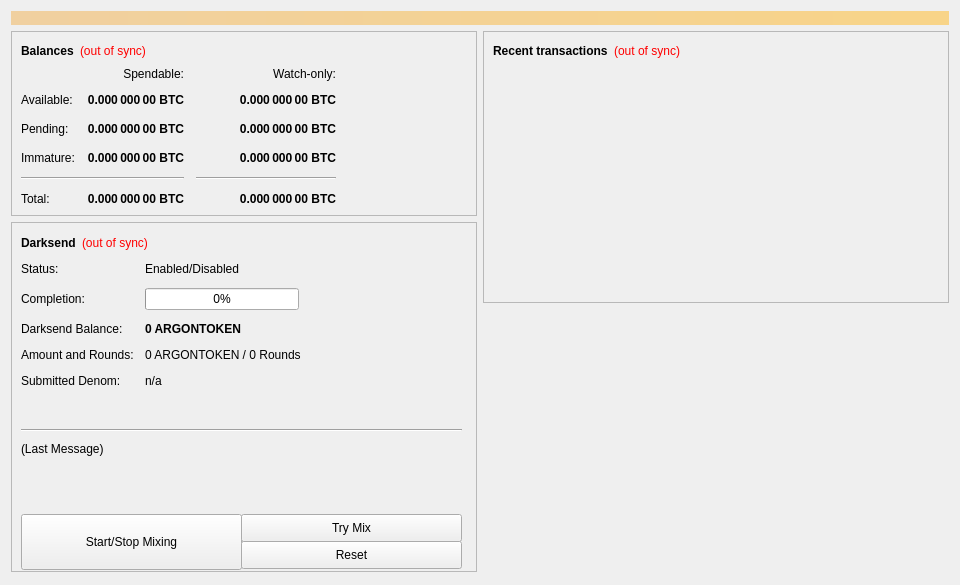
<?xml version="1.0" encoding="UTF-8"?>
<ui version="4.0">
 <class>OverviewPage</class>
 <widget class="QWidget" name="OverviewPage">
  <property name="geometry">
   <rect>
    <x>0</x>
    <y>0</y>
    <width>960</width>
    <height>585</height>
   </rect>
  </property>
  <property name="minimumSize">
   <size>
    <width>960</width>
    <height>0</height>
   </size>
  </property>
  <property name="windowTitle">
   <string>Form</string>
  </property>
  <layout class="QVBoxLayout" name="topLayout">
   <item>
    <widget class="QLabel" name="labelAlerts">
     <property name="visible">
      <bool>false</bool>
     </property>
     <property name="styleSheet">
      <string notr="true">background-color: qlineargradient(x1: 0, y1: 0, x2: 1, y2: 0, stop:0 #F0D0A0, stop:1 #F8D488); color:#000000;</string>
     </property>
     <property name="wordWrap">
      <bool>true</bool>
     </property>
     <property name="margin">
      <number>3</number>
     </property>
    </widget>
   </item>
   <item>
    <layout class="QHBoxLayout" name="horizontalLayout" stretch="1,1">
     <item>
      <layout class="QVBoxLayout" name="verticalLayout_2">
       <item>
        <widget class="QFrame" name="frame">
         <property name="frameShape">
          <enum>QFrame::StyledPanel</enum>
         </property>
         <property name="frameShadow">
          <enum>QFrame::Raised</enum>
         </property>
         <layout class="QVBoxLayout" name="verticalLayout_4">
          <item>
           <layout class="QHBoxLayout" name="horizontalLayout_4">
            <item>
             <widget class="QLabel" name="label_5">
              <property name="font">
               <font>
                <weight>75</weight>
                <bold>true</bold>
               </font>
              </property>
              <property name="text">
               <string>Balances</string>
              </property>
             </widget>
            </item>
            <item>
             <widget class="QLabel" name="labelWalletStatus">
              <property name="cursor">
               <cursorShape>WhatsThisCursor</cursorShape>
              </property>
              <property name="toolTip">
               <string>The displayed information may be out of date. Your wallet automatically synchronizes with the ArgonToken network after a connection is established, but this process has not completed yet.</string>
              </property>
              <property name="styleSheet">
               <string notr="true">QLabel { color: red; }</string>
              </property>
              <property name="text">
               <string notr="true">(out of sync)</string>
              </property>
              <property name="alignment">
               <set>Qt::AlignLeading|Qt::AlignLeft|Qt::AlignVCenter</set>
              </property>
             </widget>
            </item>
            <item>
             <spacer name="horizontalSpacer_3">
              <property name="orientation">
               <enum>Qt::Horizontal</enum>
              </property>
              <property name="sizeHint" stdset="0">
               <size>
                <width>40</width>
                <height>20</height>
               </size>
              </property>
             </spacer>
            </item>
           </layout>
          </item>
          <item>
           <layout class="QGridLayout" name="gridLayout">
            <property name="spacing">
             <number>12</number>
            </property>
            <item row="2" column="2">
             <widget class="QLabel" name="labelWatchPending">
              <property name="font">
               <font>
                <weight>75</weight>
                <bold>true</bold>
               </font>
              </property>
              <property name="cursor">
               <cursorShape>IBeamCursor</cursorShape>
              </property>
              <property name="toolTip">
               <string>Unconfirmed transactions to watch-only addresses</string>
              </property>
              <property name="text">
               <string notr="true">0.000 000 00 BTC</string>
              </property>
              <property name="alignment">
               <set>Qt::AlignRight|Qt::AlignTrailing|Qt::AlignVCenter</set>
              </property>
              <property name="textInteractionFlags">
               <set>Qt::LinksAccessibleByMouse|Qt::TextSelectableByKeyboard|Qt::TextSelectableByMouse</set>
              </property>
             </widget>
            </item>
            <item row="2" column="1">
             <widget class="QLabel" name="labelUnconfirmed">
              <property name="font">
               <font>
                <weight>75</weight>
                <bold>true</bold>
               </font>
              </property>
              <property name="cursor">
               <cursorShape>IBeamCursor</cursorShape>
              </property>
              <property name="toolTip">
               <string>Total of transactions that have yet to be confirmed, and do not yet count toward the spendable balance</string>
              </property>
              <property name="text">
               <string notr="true">0.000 000 00 BTC</string>
              </property>
              <property name="alignment">
               <set>Qt::AlignRight|Qt::AlignTrailing|Qt::AlignVCenter</set>
              </property>
              <property name="textInteractionFlags">
               <set>Qt::LinksAccessibleByMouse|Qt::TextSelectableByKeyboard|Qt::TextSelectableByMouse</set>
              </property>
             </widget>
            </item>
            <item row="3" column="2">
             <widget class="QLabel" name="labelWatchImmature">
              <property name="font">
               <font>
                <weight>75</weight>
                <bold>true</bold>
               </font>
              </property>
              <property name="cursor">
               <cursorShape>IBeamCursor</cursorShape>
              </property>
              <property name="toolTip">
               <string>Mined balance in watch-only addresses that has not yet matured</string>
              </property>
              <property name="text">
               <string notr="true">0.000 000 00 BTC</string>
              </property>
              <property name="alignment">
               <set>Qt::AlignRight|Qt::AlignTrailing|Qt::AlignVCenter</set>
              </property>
              <property name="textInteractionFlags">
               <set>Qt::LinksAccessibleByMouse|Qt::TextSelectableByKeyboard|Qt::TextSelectableByMouse</set>
              </property>
             </widget>
            </item>
            <item row="4" column="0" colspan="2">
             <widget class="Line" name="lineSpendableBalance">
              <property name="orientation">
               <enum>Qt::Horizontal</enum>
              </property>
             </widget>
            </item>
            <item row="4" column="2">
             <widget class="Line" name="lineWatchBalance">
              <property name="sizePolicy">
               <sizepolicy hsizetype="Preferred" vsizetype="Fixed">
                <horstretch>0</horstretch>
                <verstretch>0</verstretch>
               </sizepolicy>
              </property>
              <property name="minimumSize">
               <size>
                <width>140</width>
                <height>0</height>
               </size>
              </property>
              <property name="orientation">
               <enum>Qt::Horizontal</enum>
              </property>
             </widget>
            </item>
            <item row="5" column="0">
             <widget class="QLabel" name="labelTotalText">
              <property name="text">
               <string>Total:</string>
              </property>
             </widget>
            </item>
            <item row="3" column="1">
             <widget class="QLabel" name="labelImmature">
              <property name="font">
               <font>
                <weight>75</weight>
                <bold>true</bold>
               </font>
              </property>
              <property name="cursor">
               <cursorShape>IBeamCursor</cursorShape>
              </property>
              <property name="toolTip">
               <string>Mined balance that has not yet matured</string>
              </property>
              <property name="text">
               <string notr="true">0.000 000 00 BTC</string>
              </property>
              <property name="alignment">
               <set>Qt::AlignRight|Qt::AlignTrailing|Qt::AlignVCenter</set>
              </property>
              <property name="textInteractionFlags">
               <set>Qt::LinksAccessibleByMouse|Qt::TextSelectableByKeyboard|Qt::TextSelectableByMouse</set>
              </property>
             </widget>
            </item>
            <item row="2" column="3">
             <spacer name="horizontalSpacer_2">
              <property name="orientation">
               <enum>Qt::Horizontal</enum>
              </property>
              <property name="sizeHint" stdset="0">
               <size>
                <width>40</width>
                <height>20</height>
               </size>
              </property>
             </spacer>
            </item>
            <item row="3" column="0">
             <widget class="QLabel" name="labelImmatureText">
              <property name="text">
               <string>Immature:</string>
              </property>
             </widget>
            </item>
            <item row="5" column="1">
             <widget class="QLabel" name="labelTotal">
              <property name="font">
               <font>
                <weight>75</weight>
                <bold>true</bold>
               </font>
              </property>
              <property name="cursor">
               <cursorShape>IBeamCursor</cursorShape>
              </property>
              <property name="toolTip">
               <string>Your current total balance</string>
              </property>
              <property name="text">
               <string notr="true">0.000 000 00 BTC</string>
              </property>
              <property name="alignment">
               <set>Qt::AlignRight|Qt::AlignTrailing|Qt::AlignVCenter</set>
              </property>
              <property name="textInteractionFlags">
               <set>Qt::LinksAccessibleByMouse|Qt::TextSelectableByKeyboard|Qt::TextSelectableByMouse</set>
              </property>
             </widget>
            </item>
            <item row="5" column="2">
             <widget class="QLabel" name="labelWatchTotal">
              <property name="font">
               <font>
                <weight>75</weight>
                <bold>true</bold>
               </font>
              </property>
              <property name="cursor">
               <cursorShape>IBeamCursor</cursorShape>
              </property>
              <property name="toolTip">
               <string>Current total balance in watch-only addresses</string>
              </property>
              <property name="text">
               <string notr="true">0.000 000 00 BTC</string>
              </property>
              <property name="alignment">
               <set>Qt::AlignRight|Qt::AlignTrailing|Qt::AlignVCenter</set>
              </property>
              <property name="textInteractionFlags">
               <set>Qt::LinksAccessibleByMouse|Qt::TextSelectableByKeyboard|Qt::TextSelectableByMouse</set>
              </property>
             </widget>
            </item>
            <item row="0" column="2">
             <widget class="QLabel" name="labelWatchonly">
              <property name="text">
               <string>Watch-only:</string>
              </property>
              <property name="alignment">
               <set>Qt::AlignRight|Qt::AlignTrailing|Qt::AlignVCenter</set>
              </property>
             </widget>
            </item>
            <item row="1" column="0">
             <widget class="QLabel" name="labelBalanceText">
              <property name="text">
               <string>Available:</string>
              </property>
             </widget>
            </item>
            <item row="1" column="1">
             <widget class="QLabel" name="labelBalance">
              <property name="font">
               <font>
                <weight>75</weight>
                <bold>true</bold>
               </font>
              </property>
              <property name="cursor">
               <cursorShape>IBeamCursor</cursorShape>
              </property>
              <property name="toolTip">
               <string>Your current spendable balance</string>
              </property>
              <property name="text">
               <string notr="true">0.000 000 00 BTC</string>
              </property>
              <property name="alignment">
               <set>Qt::AlignRight|Qt::AlignTrailing|Qt::AlignVCenter</set>
              </property>
              <property name="textInteractionFlags">
               <set>Qt::LinksAccessibleByMouse|Qt::TextSelectableByKeyboard|Qt::TextSelectableByMouse</set>
              </property>
             </widget>
            </item>
            <item row="1" column="2">
             <widget class="QLabel" name="labelWatchAvailable">
              <property name="font">
               <font>
                <weight>75</weight>
                <bold>true</bold>
               </font>
              </property>
              <property name="cursor">
               <cursorShape>IBeamCursor</cursorShape>
              </property>
              <property name="toolTip">
               <string>Your current balance in watch-only addresses</string>
              </property>
              <property name="text">
               <string notr="true">0.000 000 00 BTC</string>
              </property>
              <property name="alignment">
               <set>Qt::AlignRight|Qt::AlignTrailing|Qt::AlignVCenter</set>
              </property>
              <property name="textInteractionFlags">
               <set>Qt::LinksAccessibleByMouse|Qt::TextSelectableByKeyboard|Qt::TextSelectableByMouse</set>
              </property>
             </widget>
            </item>
            <item row="2" column="0">
             <widget class="QLabel" name="labelPendingText">
              <property name="text">
               <string>Pending:</string>
              </property>
             </widget>
            </item>
            <item row="0" column="1">
             <widget class="QLabel" name="labelSpendable">
              <property name="text">
               <string>Spendable:</string>
              </property>
              <property name="alignment">
               <set>Qt::AlignRight|Qt::AlignTrailing|Qt::AlignVCenter</set>
              </property>
             </widget>
            </item>
           </layout>
          </item>
         </layout>
        </widget>
       </item>
       <item>
        <widget class="QFrame" name="frameDarksend">
         <property name="minimumSize">
          <size>
           <width>0</width>
           <height>350</height>
          </size>
         </property>
         <property name="layoutDirection">
          <enum>Qt::LeftToRight</enum>
         </property>
         <property name="frameShape">
          <enum>QFrame::StyledPanel</enum>
         </property>
         <property name="frameShadow">
          <enum>QFrame::Raised</enum>
         </property>
         <widget class="QWidget" name="formLayoutWidget">
          <property name="geometry">
           <rect>
            <x>10</x>
            <y>40</y>
            <width>451</width>
            <height>161</height>
           </rect>
          </property>
          <layout class="QFormLayout" name="formLayout">
           <property name="fieldGrowthPolicy">
            <enum>QFormLayout::AllNonFixedFieldsGrow</enum>
           </property>
           <property name="horizontalSpacing">
            <number>11</number>
           </property>
           <property name="verticalSpacing">
            <number>12</number>
           </property>
           <item row="0" column="0">
            <widget class="QLabel" name="label_6">
             <property name="text">
              <string>Status:</string>
             </property>
            </widget>
           </item>
           <item row="1" column="0">
            <widget class="QLabel" name="label_7">
             <property name="text">
              <string>Completion:</string>
             </property>
            </widget>
           </item>
           <item row="1" column="1">
            <widget class="QProgressBar" name="darksendProgress">
             <property name="maximumSize">
              <size>
               <width>154</width>
               <height>16777215</height>
              </size>
             </property>
             <property name="value">
              <number>0</number>
             </property>
            </widget>
           </item>
           <item row="2" column="0">
            <widget class="QLabel" name="labelAnonymizedText">
             <property name="text">
              <string>Darksend Balance:</string>
             </property>
            </widget>
           </item>
           <item row="2" column="1">
            <widget class="QLabel" name="labelAnonymized">
             <property name="font">
              <font>
               <weight>75</weight>
               <bold>true</bold>
              </font>
             </property>
             <property name="text">
              <string notr="true">0 ARGONTOKEN</string>
             </property>
            </widget>
           </item>
           <item row="3" column="0">
            <widget class="QLabel" name="label_8">
             <property name="text">
              <string>Amount and Rounds:</string>
             </property>
            </widget>
           </item>
           <item row="3" column="1">
            <widget class="QLabel" name="labelAmountRounds">
             <property name="text">
              <string>0 ARGONTOKEN / 0 Rounds</string>
             </property>
            </widget>
           </item>
           <item row="4" column="0">
            <widget class="QLabel" name="label_9">
             <property name="text">
              <string>Submitted Denom:</string>
             </property>
            </widget>
           </item>
           <item row="4" column="1">
            <widget class="QLabel" name="labelSubmittedDenom">
             <property name="toolTip">
              <string>The denominations you submitted to the Masternode.&lt;br&gt;To mix, other users must submit the exact same denominations.</string>
             </property>
             <property name="text">
              <string>n/a</string>
             </property>
            </widget>
           </item>
           <item row="0" column="1">
            <widget class="QLabel" name="darksendEnabled">
             <property name="text">
              <string>Enabled/Disabled</string>
             </property>
            </widget>
           </item>
          </layout>
         </widget>
         <widget class="QPushButton" name="runAutoDenom">
          <property name="geometry">
           <rect>
            <x>251</x>
            <y>17</y>
            <width>1</width>
            <height>1</height>
           </rect>
          </property>
          <property name="palette">
           <palette>
            <active>
             <colorrole role="WindowText">
              <brush brushstyle="SolidPattern">
               <color alpha="255">
                <red>0</red>
                <green>0</green>
                <blue>0</blue>
               </color>
              </brush>
             </colorrole>
             <colorrole role="Button">
              <brush brushstyle="SolidPattern">
               <color alpha="255">
                <red>239</red>
                <green>238</green>
                <blue>238</blue>
               </color>
              </brush>
             </colorrole>
             <colorrole role="Light">
              <brush brushstyle="SolidPattern">
               <color alpha="255">
                <red>255</red>
                <green>255</green>
                <blue>255</blue>
               </color>
              </brush>
             </colorrole>
             <colorrole role="Midlight">
              <brush brushstyle="SolidPattern">
               <color alpha="255">
                <red>247</red>
                <green>246</green>
                <blue>246</blue>
               </color>
              </brush>
             </colorrole>
             <colorrole role="Dark">
              <brush brushstyle="SolidPattern">
               <color alpha="255">
                <red>119</red>
                <green>119</green>
                <blue>119</blue>
               </color>
              </brush>
             </colorrole>
             <colorrole role="Mid">
              <brush brushstyle="SolidPattern">
               <color alpha="255">
                <red>159</red>
                <green>159</green>
                <blue>159</blue>
               </color>
              </brush>
             </colorrole>
             <colorrole role="Text">
              <brush brushstyle="SolidPattern">
               <color alpha="255">
                <red>0</red>
                <green>0</green>
                <blue>0</blue>
               </color>
              </brush>
             </colorrole>
             <colorrole role="BrightText">
              <brush brushstyle="SolidPattern">
               <color alpha="255">
                <red>255</red>
                <green>255</green>
                <blue>255</blue>
               </color>
              </brush>
             </colorrole>
             <colorrole role="ButtonText">
              <brush brushstyle="SolidPattern">
               <color alpha="255">
                <red>0</red>
                <green>0</green>
                <blue>0</blue>
               </color>
              </brush>
             </colorrole>
             <colorrole role="Base">
              <brush brushstyle="SolidPattern">
               <color alpha="255">
                <red>255</red>
                <green>255</green>
                <blue>255</blue>
               </color>
              </brush>
             </colorrole>
             <colorrole role="Window">
              <brush brushstyle="SolidPattern">
               <color alpha="255">
                <red>239</red>
                <green>238</green>
                <blue>238</blue>
               </color>
              </brush>
             </colorrole>
             <colorrole role="Shadow">
              <brush brushstyle="SolidPattern">
               <color alpha="255">
                <red>0</red>
                <green>0</green>
                <blue>0</blue>
               </color>
              </brush>
             </colorrole>
             <colorrole role="AlternateBase">
              <brush brushstyle="SolidPattern">
               <color alpha="255">
                <red>247</red>
                <green>246</green>
                <blue>246</blue>
               </color>
              </brush>
             </colorrole>
             <colorrole role="ToolTipBase">
              <brush brushstyle="SolidPattern">
               <color alpha="255">
                <red>255</red>
                <green>255</green>
                <blue>220</blue>
               </color>
              </brush>
             </colorrole>
             <colorrole role="ToolTipText">
              <brush brushstyle="SolidPattern">
               <color alpha="255">
                <red>0</red>
                <green>0</green>
                <blue>0</blue>
               </color>
              </brush>
             </colorrole>
            </active>
            <inactive>
             <colorrole role="WindowText">
              <brush brushstyle="SolidPattern">
               <color alpha="255">
                <red>0</red>
                <green>0</green>
                <blue>0</blue>
               </color>
              </brush>
             </colorrole>
             <colorrole role="Button">
              <brush brushstyle="SolidPattern">
               <color alpha="255">
                <red>239</red>
                <green>238</green>
                <blue>238</blue>
               </color>
              </brush>
             </colorrole>
             <colorrole role="Light">
              <brush brushstyle="SolidPattern">
               <color alpha="255">
                <red>255</red>
                <green>255</green>
                <blue>255</blue>
               </color>
              </brush>
             </colorrole>
             <colorrole role="Midlight">
              <brush brushstyle="SolidPattern">
               <color alpha="255">
                <red>247</red>
                <green>246</green>
                <blue>246</blue>
               </color>
              </brush>
             </colorrole>
             <colorrole role="Dark">
              <brush brushstyle="SolidPattern">
               <color alpha="255">
                <red>119</red>
                <green>119</green>
                <blue>119</blue>
               </color>
              </brush>
             </colorrole>
             <colorrole role="Mid">
              <brush brushstyle="SolidPattern">
               <color alpha="255">
                <red>159</red>
                <green>159</green>
                <blue>159</blue>
               </color>
              </brush>
             </colorrole>
             <colorrole role="Text">
              <brush brushstyle="SolidPattern">
               <color alpha="255">
                <red>0</red>
                <green>0</green>
                <blue>0</blue>
               </color>
              </brush>
             </colorrole>
             <colorrole role="BrightText">
              <brush brushstyle="SolidPattern">
               <color alpha="255">
                <red>255</red>
                <green>255</green>
                <blue>255</blue>
               </color>
              </brush>
             </colorrole>
             <colorrole role="ButtonText">
              <brush brushstyle="SolidPattern">
               <color alpha="255">
                <red>0</red>
                <green>0</green>
                <blue>0</blue>
               </color>
              </brush>
             </colorrole>
             <colorrole role="Base">
              <brush brushstyle="SolidPattern">
               <color alpha="255">
                <red>255</red>
                <green>255</green>
                <blue>255</blue>
               </color>
              </brush>
             </colorrole>
             <colorrole role="Window">
              <brush brushstyle="SolidPattern">
               <color alpha="255">
                <red>239</red>
                <green>238</green>
                <blue>238</blue>
               </color>
              </brush>
             </colorrole>
             <colorrole role="Shadow">
              <brush brushstyle="SolidPattern">
               <color alpha="255">
                <red>0</red>
                <green>0</green>
                <blue>0</blue>
               </color>
              </brush>
             </colorrole>
             <colorrole role="AlternateBase">
              <brush brushstyle="SolidPattern">
               <color alpha="255">
                <red>247</red>
                <green>246</green>
                <blue>246</blue>
               </color>
              </brush>
             </colorrole>
             <colorrole role="ToolTipBase">
              <brush brushstyle="SolidPattern">
               <color alpha="255">
                <red>255</red>
                <green>255</green>
                <blue>220</blue>
               </color>
              </brush>
             </colorrole>
             <colorrole role="ToolTipText">
              <brush brushstyle="SolidPattern">
               <color alpha="255">
                <red>0</red>
                <green>0</green>
                <blue>0</blue>
               </color>
              </brush>
             </colorrole>
            </inactive>
            <disabled>
             <colorrole role="WindowText">
              <brush brushstyle="SolidPattern">
               <color alpha="255">
                <red>119</red>
                <green>119</green>
                <blue>119</blue>
               </color>
              </brush>
             </colorrole>
             <colorrole role="Button">
              <brush brushstyle="SolidPattern">
               <color alpha="255">
                <red>239</red>
                <green>238</green>
                <blue>238</blue>
               </color>
              </brush>
             </colorrole>
             <colorrole role="Light">
              <brush brushstyle="SolidPattern">
               <color alpha="255">
                <red>255</red>
                <green>255</green>
                <blue>255</blue>
               </color>
              </brush>
             </colorrole>
             <colorrole role="Midlight">
              <brush brushstyle="SolidPattern">
               <color alpha="255">
                <red>247</red>
                <green>246</green>
                <blue>246</blue>
               </color>
              </brush>
             </colorrole>
             <colorrole role="Dark">
              <brush brushstyle="SolidPattern">
               <color alpha="255">
                <red>119</red>
                <green>119</green>
                <blue>119</blue>
               </color>
              </brush>
             </colorrole>
             <colorrole role="Mid">
              <brush brushstyle="SolidPattern">
               <color alpha="255">
                <red>159</red>
                <green>159</green>
                <blue>159</blue>
               </color>
              </brush>
             </colorrole>
             <colorrole role="Text">
              <brush brushstyle="SolidPattern">
               <color alpha="255">
                <red>119</red>
                <green>119</green>
                <blue>119</blue>
               </color>
              </brush>
             </colorrole>
             <colorrole role="BrightText">
              <brush brushstyle="SolidPattern">
               <color alpha="255">
                <red>255</red>
                <green>255</green>
                <blue>255</blue>
               </color>
              </brush>
             </colorrole>
             <colorrole role="ButtonText">
              <brush brushstyle="SolidPattern">
               <color alpha="255">
                <red>119</red>
                <green>119</green>
                <blue>119</blue>
               </color>
              </brush>
             </colorrole>
             <colorrole role="Base">
              <brush brushstyle="SolidPattern">
               <color alpha="255">
                <red>239</red>
                <green>238</green>
                <blue>238</blue>
               </color>
              </brush>
             </colorrole>
             <colorrole role="Window">
              <brush brushstyle="SolidPattern">
               <color alpha="255">
                <red>239</red>
                <green>238</green>
                <blue>238</blue>
               </color>
              </brush>
             </colorrole>
             <colorrole role="Shadow">
              <brush brushstyle="SolidPattern">
               <color alpha="255">
                <red>0</red>
                <green>0</green>
                <blue>0</blue>
               </color>
              </brush>
             </colorrole>
             <colorrole role="AlternateBase">
              <brush brushstyle="SolidPattern">
               <color alpha="255">
                <red>239</red>
                <green>238</green>
                <blue>238</blue>
               </color>
              </brush>
             </colorrole>
             <colorrole role="ToolTipBase">
              <brush brushstyle="SolidPattern">
               <color alpha="255">
                <red>255</red>
                <green>255</green>
                <blue>220</blue>
               </color>
              </brush>
             </colorrole>
             <colorrole role="ToolTipText">
              <brush brushstyle="SolidPattern">
               <color alpha="255">
                <red>0</red>
                <green>0</green>
                <blue>0</blue>
               </color>
              </brush>
             </colorrole>
            </disabled>
           </palette>
          </property>
          <property name="focusPolicy">
           <enum>Qt::NoFocus</enum>
          </property>
          <property name="autoFillBackground">
           <bool>true</bool>
          </property>
          <property name="text">
           <string/>
          </property>
          <property name="flat">
           <bool>true</bool>
          </property>
         </widget>
         <widget class="QPushButton" name="toggleDarksend">
          <property name="geometry">
           <rect>
            <x>10</x>
            <y>292</y>
            <width>221</width>
            <height>56</height>
           </rect>
          </property>
          <property name="sizePolicy">
           <sizepolicy hsizetype="MinimumExpanding" vsizetype="Fixed">
            <horstretch>0</horstretch>
            <verstretch>0</verstretch>
           </sizepolicy>
          </property>
          <property name="text">
           <string>Start/Stop Mixing</string>
          </property>
         </widget>
         <widget class="Line" name="lineLastMessage">
          <property name="geometry">
           <rect>
            <x>10</x>
            <y>200</y>
            <width>441</width>
            <height>16</height>
           </rect>
          </property>
          <property name="orientation">
           <enum>Qt::Horizontal</enum>
          </property>
         </widget>
         <widget class="QLabel" name="darksendStatus">
          <property name="geometry">
           <rect>
            <x>10</x>
            <y>220</y>
            <width>451</width>
            <height>61</height>
           </rect>
          </property>
          <property name="minimumSize">
           <size>
            <width>288</width>
            <height>43</height>
           </size>
          </property>
          <property name="text">
           <string>(Last Message)</string>
          </property>
          <property name="alignment">
           <set>Qt::AlignLeading|Qt::AlignLeft|Qt::AlignTop</set>
          </property>
          <property name="wordWrap">
           <bool>true</bool>
          </property>
         </widget>
         <widget class="QPushButton" name="darksendAuto">
          <property name="geometry">
           <rect>
            <x>230</x>
            <y>292</y>
            <width>221</width>
            <height>28</height>
           </rect>
          </property>
          <property name="sizePolicy">
           <sizepolicy hsizetype="MinimumExpanding" vsizetype="Fixed">
            <horstretch>0</horstretch>
            <verstretch>0</verstretch>
           </sizepolicy>
          </property>
          <property name="toolTip">
           <string>Try to manually submit a Darksend request.</string>
          </property>
          <property name="text">
           <string>Try Mix</string>
          </property>
         </widget>
         <widget class="QPushButton" name="darksendReset">
          <property name="geometry">
           <rect>
            <x>230</x>
            <y>319</y>
            <width>221</width>
            <height>28</height>
           </rect>
          </property>
          <property name="sizePolicy">
           <sizepolicy hsizetype="MinimumExpanding" vsizetype="Fixed">
            <horstretch>0</horstretch>
            <verstretch>0</verstretch>
           </sizepolicy>
          </property>
          <property name="toolTip">
           <string>Reset the current status of Darksend (can interrupt Darksend if it's in the process of Mixing, which can cost you money!)</string>
          </property>
          <property name="autoFillBackground">
           <bool>false</bool>
          </property>
          <property name="text">
           <string>Reset</string>
          </property>
         </widget>
         <widget class="QWidget" name="layoutWidget">
          <property name="geometry">
           <rect>
            <x>10</x>
            <y>10</y>
            <width>431</width>
            <height>22</height>
           </rect>
          </property>
          <layout class="QHBoxLayout" name="horizontalLayout_5">
           <item>
            <widget class="QLabel" name="label_2">
             <property name="font">
              <font>
               <weight>75</weight>
               <bold>true</bold>
              </font>
             </property>
             <property name="text">
              <string>Darksend</string>
             </property>
            </widget>
           </item>
           <item>
            <widget class="QLabel" name="labelDarksendSyncStatus">
             <property name="toolTip">
              <string>The displayed information may be out of date. Your wallet automatically synchronizes with the ArgonToken network after a connection is established, but this process has not completed yet.</string>
             </property>
             <property name="styleSheet">
              <string notr="true">QLabel { color: red; }</string>
             </property>
             <property name="text">
              <string notr="true">(out of sync)</string>
             </property>
             <property name="alignment">
              <set>Qt::AlignLeading|Qt::AlignLeft|Qt::AlignVCenter</set>
             </property>
            </widget>
           </item>
           <item>
            <spacer name="horizontalSpacer_4">
             <property name="orientation">
              <enum>Qt::Horizontal</enum>
             </property>
             <property name="sizeHint" stdset="0">
              <size>
               <width>40</width>
               <height>20</height>
              </size>
             </property>
            </spacer>
           </item>
          </layout>
         </widget>
        </widget>
       </item>
       <item>
        <spacer name="verticalSpacer">
         <property name="orientation">
          <enum>Qt::Vertical</enum>
         </property>
         <property name="sizeHint" stdset="0">
          <size>
           <width>20</width>
           <height>40</height>
          </size>
         </property>
        </spacer>
       </item>
      </layout>
     </item>
     <item>
      <layout class="QVBoxLayout" name="verticalLayout_3">
       <item>
        <widget class="QFrame" name="frame_2">
         <property name="frameShape">
          <enum>QFrame::StyledPanel</enum>
         </property>
         <property name="frameShadow">
          <enum>QFrame::Raised</enum>
         </property>
         <layout class="QVBoxLayout" name="verticalLayout">
          <item>
           <layout class="QHBoxLayout" name="horizontalLayout_2">
            <item>
             <widget class="QLabel" name="label_4">
              <property name="font">
               <font>
                <weight>75</weight>
                <bold>true</bold>
               </font>
              </property>
              <property name="text">
               <string>Recent transactions</string>
              </property>
             </widget>
            </item>
            <item>
             <widget class="QLabel" name="labelTransactionsStatus">
              <property name="cursor">
               <cursorShape>WhatsThisCursor</cursorShape>
              </property>
              <property name="toolTip">
               <string>The displayed information may be out of date. Your wallet automatically synchronizes with the ArgonToken network after a connection is established, but this process has not completed yet.</string>
              </property>
              <property name="styleSheet">
               <string notr="true">QLabel { color: red; }</string>
              </property>
              <property name="text">
               <string notr="true">(out of sync)</string>
              </property>
              <property name="alignment">
               <set>Qt::AlignRight|Qt::AlignTrailing|Qt::AlignVCenter</set>
              </property>
             </widget>
            </item>
            <item>
             <spacer name="horizontalSpacer">
              <property name="orientation">
               <enum>Qt::Horizontal</enum>
              </property>
              <property name="sizeHint" stdset="0">
               <size>
                <width>40</width>
                <height>20</height>
               </size>
              </property>
             </spacer>
            </item>
           </layout>
          </item>
          <item>
           <widget class="QListView" name="listTransactions">
            <property name="styleSheet">
             <string notr="true">QListView { background: transparent; }</string>
            </property>
            <property name="frameShape">
             <enum>QFrame::NoFrame</enum>
            </property>
            <property name="verticalScrollBarPolicy">
             <enum>Qt::ScrollBarAlwaysOff</enum>
            </property>
            <property name="horizontalScrollBarPolicy">
             <enum>Qt::ScrollBarAlwaysOff</enum>
            </property>
            <property name="selectionMode">
             <enum>QAbstractItemView::NoSelection</enum>
            </property>
           </widget>
          </item>
         </layout>
        </widget>
       </item>
       <item>
        <spacer name="verticalSpacer_2">
         <property name="orientation">
          <enum>Qt::Vertical</enum>
         </property>
         <property name="sizeHint" stdset="0">
          <size>
           <width>20</width>
           <height>40</height>
          </size>
         </property>
        </spacer>
       </item>
      </layout>
     </item>
    </layout>
   </item>
  </layout>
 </widget>
 <resources/>
 <connections/>
</ui>
